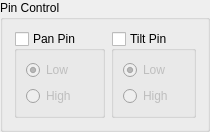
         <widget class="QGroupBox" name="pinControlGroupBox">
          <property name="title">
           <string>Pin Control</string>
          </property>
          <layout class="QHBoxLayout" name="pinLayout">
           <item>
            <widget class="QGroupBox" name="PPOGroupBox">
             <property name="title">
              <string>Pan Pin</string>
             </property>
             <property name="checkable">
              <bool>true</bool>
             </property>
             <property name="checked">
              <bool>false</bool>
             </property>
             <layout class="QVBoxLayout" name="panPinLayout">
              <item>
               <widget class="QRadioButton" name="PPOLowRadioButton">
                <property name="text">
                 <string>Low</string>
                </property>
                <property name="checked">
                 <bool>true</bool>
                </property>
               </widget>
              </item>
              <item>
               <widget class="QRadioButton" name="PPOHighRadioButton">
                <property name="text">
                 <string>High</string>
                </property>
               </widget>
              </item>
             </layout>
            </widget>
           </item>
           <item>
            <widget class="QGroupBox" name="TPOGroupBox">
             <property name="title">
              <string>Tilt Pin</string>
             </property>
             <property name="checkable">
              <bool>true</bool>
             </property>
             <property name="checked">
              <bool>false</bool>
             </property>
             <layout class="QVBoxLayout" name="tiltPinLayout">
              <item>
               <widget class="QRadioButton" name="TPOLowRadioButton">
                <property name="text">
                 <string>Low</string>
                </property>
                <property name="checked">
                 <bool>true</bool>
                </property>
               </widget>
              </item>
              <item>
               <widget class="QRadioButton" name="TPOHighRadioButton">
                <property name="text">
                 <string>High</string>
                </property>
               </widget>
              </item>
             </layout>
            </widget>
           </item>
          </layout>
         </widget>
